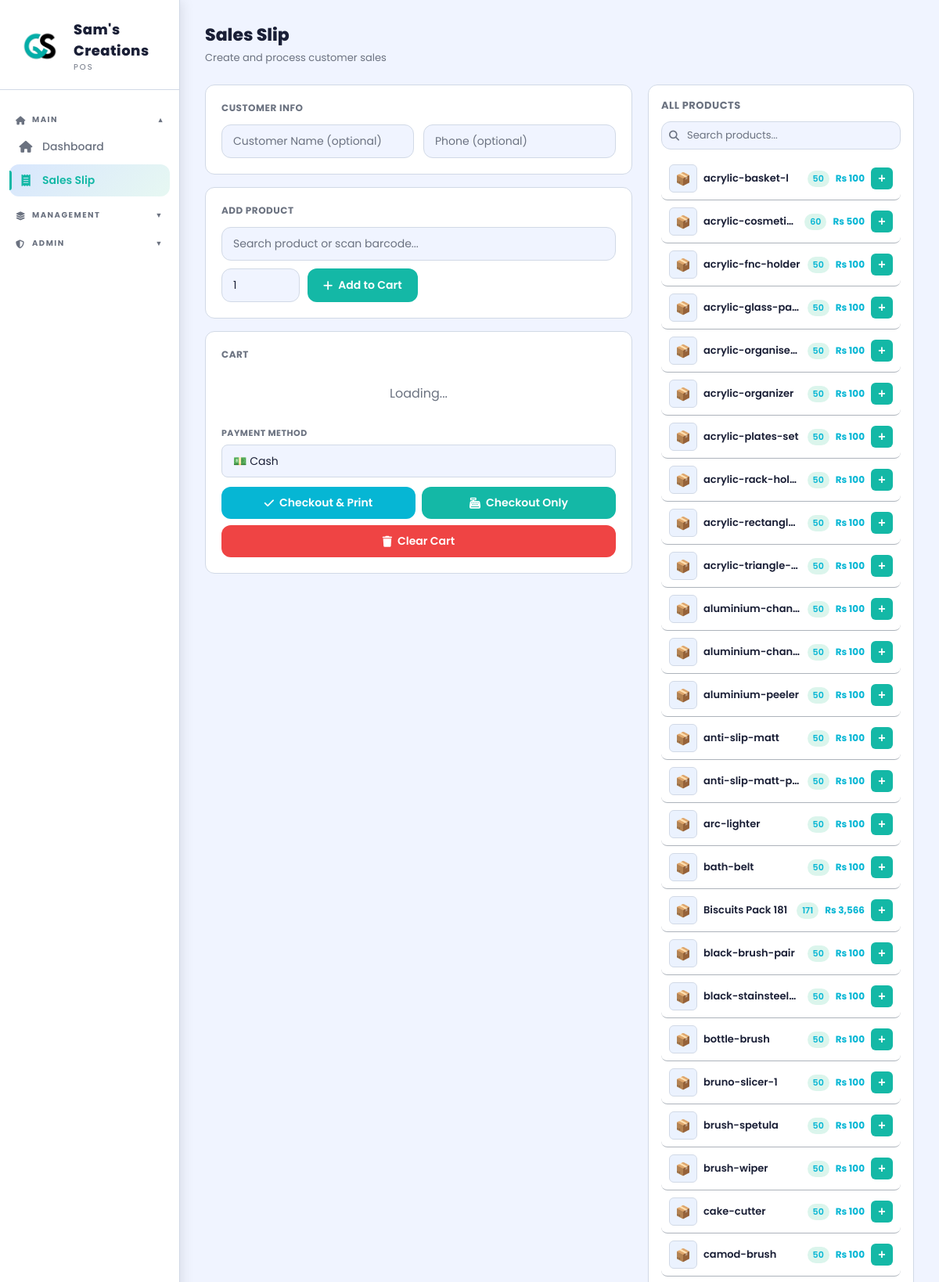
The page /sales_slip.php (signed in, upper part) on the database its author committed.
### tables this page shows
CREATE TABLE `products` (
  `id` int(11) NOT NULL,
  `name` varchar(100) DEFAULT NULL,
  `price` decimal(10,2) DEFAULT NULL,
  `stock` int(11) DEFAULT NULL,
  `barcode` varchar(50) NOT NULL,
  `image` varchar(255) DEFAULT NULL
);

### sales_slip.php (the view, shortened to what this page needs)
<?php
include 'db.php';
$conn->query("SET time_zone = '+05:00'");
$conn->set_charset("utf8mb4");
?>
<!DOCTYPE html>
<html>
<head>
<?php include 'sidebar.php'; ?>
</head>
<body>
<div class="main-content">
  <div class="page-header">
    <div class="page-title">Sales Slip</div>
    <div class="page-subtitle">Create and process customer sales</div>
  </div>
  <div class="content-area">
    <div class="slip-layout">
      <div>
        <div class="slip-card">
          <div style="font-size:12px;font-weight:700;color:var(--text-muted);letter-spacing:0.5px;margin-bottom:12px;">CUSTOMER INFO</div>
          <div style="display:grid;grid-template-columns:1fr 1fr;gap:12px;">
            <input id="cname" placeholder="Customer Name (optional)">
            <input id="cphone" placeholder="Phone (optional)">
          </div>
        </div>
        <div class="slip-card">
          <div style="font-size:12px;font-weight:700;color:var(--text-muted);letter-spacing:0.5px;margin-bottom:12px;">ADD PRODUCT</div>
          <div style="position:relative;margin-bottom:10px;">
            <input type="text" id="productInput" placeholder="Search product or scan barcode...">
          </div>
          <div style="display:flex;gap:10px;">
            <input type="number" id="qty" min="1" value="1" style="max-width:100px;">
            <button type="button" class="btn btn-primary" onclick="addToCart()"><i class="fas fa-plus"></i> Add to Cart</button>
          </div>
        </div>
        <div class="slip-card">
          <div style="font-size:12px;font-weight:700;color:var(--text-muted);letter-spacing:0.5px;margin-bottom:12px;">CART</div>
          <div id="cartList"><div style="text-align:center;padding:16px;color:var(--text-muted);">Loading...</div></div>
          <div style="margin-top:14px;">
            <label style="font-size:11px;font-weight:700;color:var(--text-muted);letter-spacing:0.5px;display:block;margin-bottom:6px;">PAYMENT METHOD</label>
            <select id="paymentMethod" class="pay-select">
              <option value="Cash" selected>💵 Cash</option>
            </select>
          </div>
          <div style="display:flex;flex-direction:column;gap:8px;margin-top:12px;">
            <div style="display:flex;gap:8px;">
              <button type="button" class="btn btn-success" onclick="checkout(true)" style="flex:1;justify-content:center;"><i class="fas fa-check"></i> Checkout & Print</button>
              <button type="button" class="btn btn-primary" onclick="checkout(false)" style="flex:1;justify-content:center;"><i class="fas fa-cash-register"></i> Checkout Only</button>
            </div>
            <button type="button" class="btn btn-danger" onclick="clearCart()" style="width:100%;justify-content:center;"><i class="fas fa-trash"></i> Clear Cart</button>
          </div>
        </div>
      </div>
      <div class="products-panel">
        <div class="products-panel-header">ALL PRODUCTS</div>
        <div class="products-search-wrap">
          <i class="fas fa-search"></i>
          <input type="text" id="panelSearch" placeholder="Search products..." oninput="filterPanel(this.value)">
        </div>
        <div class="products-list" id="productsList">
          <?php
          $allProducts = $conn->query("SELECT * FROM products ORDER BY name ASC");
          while($r = $allProducts->fetch_assoc()):
            if($r['stock'] == 0){ $sc = 'stock-out'; $sl = 'Out'; }
            elseif($r['stock'] <= 5){ $sc = 'stock-low'; $sl = '⚠️ '.$r['stock']; }
            else { $sc = 'stock-ok'; $sl = $r['stock']; }
            $imgSrc = !empty($r['image']) ? 'uploads/' . htmlspecialchars($r['image']) : '';
          ?>
          <div class="product-item" data-name="<?php echo strtolower(htmlspecialchars($r['name'])); ?>">
            <?php if($imgSrc): ?>
              <img class="p-thumb" src="<?php echo $imgSrc; ?>" alt="<?php echo htmlspecialchars($r['name']); ?>" onerror="this.style.display='none';this.nextElementSibling.style.display='flex';">
              <div class="p-thumb-placeholder" style="display:none;">&#128230;</div>
            <?php else: ?>
              <div class="p-thumb-placeholder">&#128230;</div>
            <?php endif; ?>
            <span class="p-name" title="<?php echo htmlspecialchars($r['name']); ?>"><?php echo htmlspecialchars($r['name']); ?></span>
            <span class="p-stock <?php echo $sc; ?>"><?php echo $sl; ?></span>
            <span class="p-price">Rs <?php echo number_format($r['price'],0); ?></span>
            <?php if($r['stock'] > 0): ?>
            <button class="p-add-btn" onclick="quickAdd(<?php echo $r['id']; ?>, '<?php echo addslashes($r['name']); ?>', <?php echo $r['price']; ?>)" title="Add to cart">+</button>
            <?php else: ?>
            <button class="p-add-btn" disabled title="Out of stock">✕</button>
            <?php endif; ?>
          </div>
          <?php endwhile; ?>
        </div>
      </div>
    </div>
  </div>
</div>
</body>
</html>

### sales_slip.php (style rules this page uses)
.pay-select { width: 100%; padding: 10px 14px; background: var(--bg2) !important; border: 1px solid var(--border); border-radius: 8px; color: var(--text) !important; font-size: 14px; font-family: inherit; cursor: pointer; appearance: none; -webkit-appearance: none; }
.pay-select option { background: var(--bg2) !important; color: var(--text) !important; }
.slip-layout { display: grid; grid-template-columns: 1fr 340px; gap: 20px; align-items: start; }
.slip-card { background: var(--card); border: 1px solid var(--border); border-radius: 12px; padding: 20px; margin-bottom: 16px; }
.slip-card:last-child { margin-bottom: 0; }
.products-panel { background: var(--card); border: 1px solid var(--border); border-radius: 12px; padding: 16px; position: sticky; top: 20px; max-height: calc(100vh - 60px); overflow: hidden; display: flex; flex-direction: column; }
.products-panel-header { font-size: 13px; font-weight: 700; color: var(--text-muted); letter-spacing: 0.5px; margin-bottom: 10px; flex-shrink: 0; }
.products-search-wrap { position: relative; margin-bottom: 10px; flex-shrink: 0; }
.products-search-wrap i { position: absolute; left: 10px; top: 50%; transform: translateY(-50%); color: var(--text-muted); font-size: 13px; }
.products-search-wrap input { padding-left: 32px; font-size: 13px; height: 36px; }
.products-list { overflow-y: auto; flex: 1; }
.product-item .p-name { font-size: 13px; font-weight: 600; color: var(--text); flex: 1; min-width: 0; white-space: nowrap; overflow: hidden; text-overflow: ellipsis; }
.product-item .p-price { font-size: 12px; font-weight: 700; color: var(--accent2); white-space: nowrap; }
.product-item .p-stock { font-size: 11px; font-weight: 600; padding: 2px 7px; border-radius: 20px; white-space: nowrap; flex-shrink: 0; }
.stock-ok { background: rgba(16,185,129,0.15); color: var(--accent2); }
.p-add-btn { width: 28px; height: 28px; background: var(--accent); border: none; border-radius: 6px; color: #fff; font-size: 16px; font-weight: 700; cursor: pointer; display: flex; align-items: center; justify-content: center; flex-shrink: 0; transition: opacity .15s; }

### rows shown on the page
products: name "acrylic-basket-l", stock "50", price "100"
products: name "acrylic-cosmeti…", stock "60", price "500"
products: name "acrylic-fnc-holder", stock "50", price "100"
products: name "acrylic-glass-pa…", stock "50", price "100"
products: name "acrylic-organise…", stock "50", price "100"
products: name "acrylic-organizer", stock "50", price "100"
products: name "acrylic-plates-set", stock "50", price "100"
products: name "acrylic-rack-hol…", stock "50", price "100"
products: name "acrylic-rectangl…", stock "50", price "100"
products: name "acrylic-triangle-…", stock "50", price "100"
products: name "aluminium-chan…", stock "50", price "100"
products: name "aluminium-chan…", stock "50", price "100"
products: name "aluminium-peeler", stock "50", price "100"
products: name "anti-slip-matt", stock "50", price "100"
products: name "anti-slip-matt-p…", stock "50", price "100"
products: name "arc-lighter", stock "50", price "100"
products: name "bath-belt", stock "50", price "100"
products: name "Biscuits Pack 181", stock "171", price "3,566"
products: name "black-brush-pair", stock "50", price "100"
products: name "black-stainsteel…", stock "50", price "100"
products: name "bottle-brush", stock "50", price "100"
products: name "bruno-slicer-1", stock "50", price "100"
products: name "brush-spetula", stock "50", price "100"
products: name "brush-wiper", stock "50", price "100"
products: name "cake-cutter", stock "50", price "100"
products: name "camod-brush", stock "50", price "100"

### other values the page prints
$_app_name "Sam's Creations"
$_app_tagline "POS"
